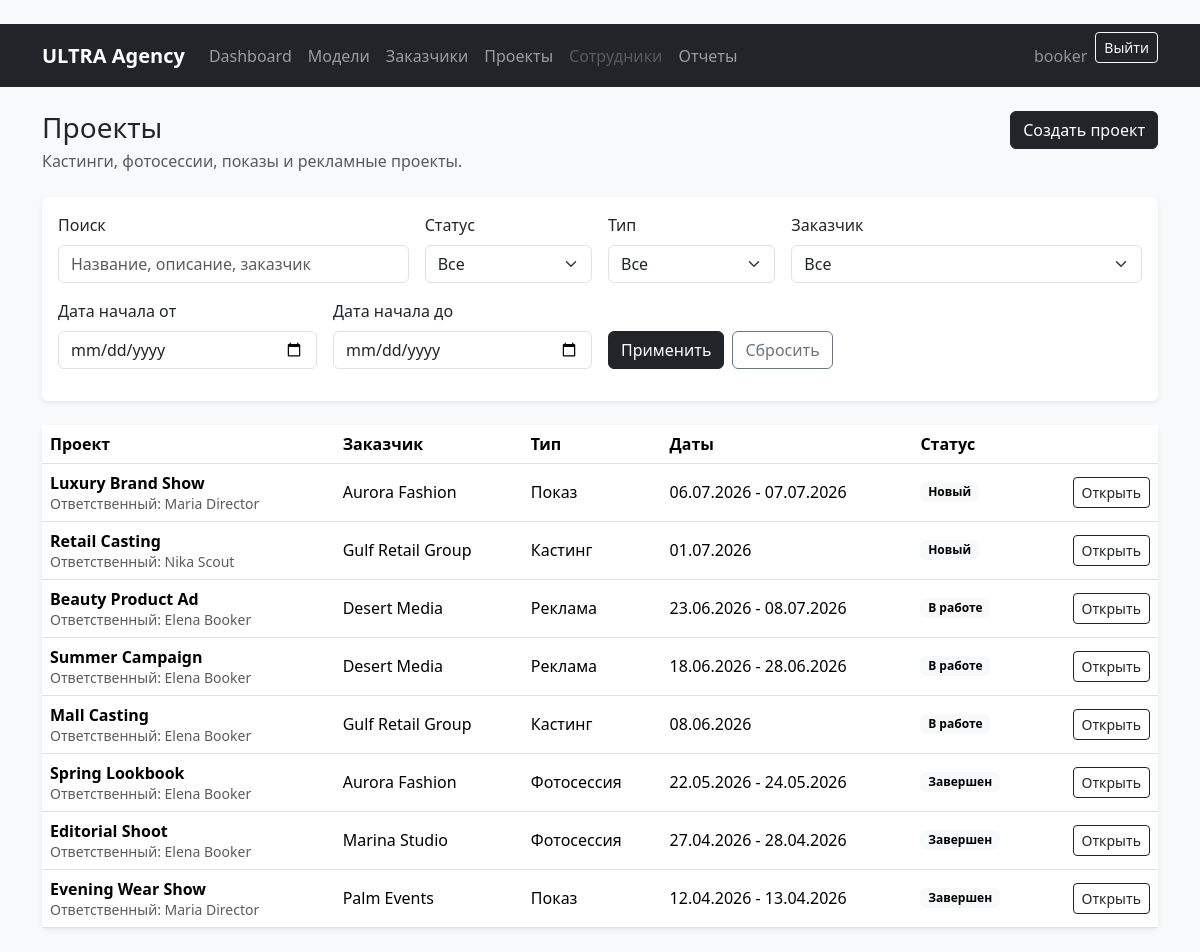
Screenshot of /projects/ (signed in) with the database file from the repository.
### projects/models.py (models this page shows, shortened)
class Project(db_models.Model):
    class ProjectType(db_models.TextChoices):
        CASTING = 'casting', 'Кастинг'
        PHOTOSESSION = 'photosession', 'Фотосессия'
        SHOW = 'show', 'Показ'
        ADVERTISING = 'advertising', 'Реклама'
    class Status(db_models.TextChoices):
        NEW = 'new', 'Новый'
        IN_PROGRESS = 'in_progress', 'В работе'
        COMPLETED = 'completed', 'Завершен'
        CANCELED = 'canceled', 'Отменен'
    title = db_models.CharField('Название', max_length=200)
    client = db_models.ForeignKey(
        Client,
        on_delete=db_models.PROTECT,
        related_name='projects',
        verbose_name='Заказчик',
    )
    project_type = db_models.CharField(
        'Тип проекта',
        max_length=20,
        choices=ProjectType.choices,
        default=ProjectType.CASTING,
    )
    description = db_models.TextField('Описание', blank=True)
    start_date = db_models.DateField('Дата начала')
    end_date = db_models.DateField('Дата окончания', null=True, blank=True)
    status = db_models.CharField(
        'Статус',
        max_length=20,
        choices=Status.choices,
        default=Status.NEW,
    )
    budget = db_models.DecimalField(
        'Бюджет / выручка',
        max_digits=12,
        decimal_places=2,
        default=0,
    )
    responsible_employee = db_models.ForeignKey(
        EmployeeProfile,
        on_delete=db_models.SET_NULL,
        null=True,
        blank=True,
        related_name='projects',
        verbose_name='Ответственный сотрудник',
    )
    models = db_models.ManyToManyField(
        ModelCard,
        through='Participation',
        related_name='projects',
        verbose_name='Модели',
        blank=True,
    )
    notes = db_models.TextField('Заметки', blank=True)
    created_at = db_models.DateTimeField('Дата создания', auto_now_add=True)
    updated_at = db_models.DateTimeField('Дата обновления', auto_now=True)
    class Meta:
        verbose_name = 'Проект'
        verbose_name_plural = 'Проекты'
        ordering = ['-start_date', 'title']

### employees/models.py (models this page shows)
class EmployeeProfile(models.Model):
    class Role(models.TextChoices):
        DIRECTOR = 'director', 'Директор агентства'
        BOOKER = 'booker', 'Букер'
        SCOUT = 'scout', 'Скаут'
        ADMIN = 'admin', 'Системный администратор'
    user = models.OneToOneField(
        settings.AUTH_USER_MODEL,
        on_delete=models.CASCADE,
        related_name='employee_profile',
        verbose_name='Пользователь',
    )
    role = models.CharField(
        'Роль',
        max_length=20,
        choices=Role.choices,
        default=Role.SCOUT,
    )
    phone = models.CharField('Телефон', max_length=30, blank=True)
    hire_date = models.DateField('Дата приема', null=True, blank=True)
    is_active = models.BooleanField('Активен', default=True)
    notes = models.TextField('Заметки', blank=True)
    class Meta:
        verbose_name = 'Профиль сотрудника'
        verbose_name_plural = 'Профили сотрудников'
        ordering = ['user__last_name', 'user__first_name', 'user__username']
    def __str__(self):
        full_name = self.user.get_full_name()
        return full_name or self.user.get_username()

### clients/models.py (models this page shows, shortened)
class Client(models.Model):
    name = models.CharField('Название / имя заказчика', max_length=150)
    contact_person = models.CharField('Контактное лицо', max_length=120, blank=True)
    phone = models.CharField('Телефон', max_length=30, blank=True)
    email = models.EmailField('Email', blank=True)
    city = models.CharField('Город', max_length=100, blank=True)
    notes = models.TextField('Заметки', blank=True)
    created_at = models.DateTimeField('Дата добавления', auto_now_add=True)
    updated_at = models.DateTimeField('Дата обновления', auto_now=True)
    class Meta:
        verbose_name = 'Заказчик'
        verbose_name_plural = 'Заказчики'
        ordering = ['name']

### projects/views.py (the view)
# urls.py: path('', ProjectListView.as_view(), name='project_list'),
class ProjectListView(RoleRequiredMixin, ListView):
    model = Project
    template_name = 'projects/project_list.html'
    context_object_name = 'projects'
    paginate_by = 12
    allowed_roles = PROJECT_VIEW_ROLES
    def get_queryset(self):
        queryset = Project.objects.select_related('client', 'responsible_employee')
        query = self.request.GET.get('q', '').strip()
        status = self.request.GET.get('status', '').strip()
        project_type = self.request.GET.get('project_type', '').strip()
        client = self.request.GET.get('client', '').strip()
        start_from = self.request.GET.get('start_from', '').strip()
        start_to = self.request.GET.get('start_to', '').strip()
        if query:
            queryset = queryset.filter(
                Q(title__icontains=query)
                | Q(description__icontains=query)
                | Q(client__name__icontains=query)
            )
        if status:
            queryset = queryset.filter(status=status)
        if project_type:
            queryset = queryset.filter(project_type=project_type)
        if client.isdigit():
            queryset = queryset.filter(client_id=int(client))
        if start_from:
            queryset = queryset.filter(start_date__gte=start_from)
        if start_to:
            queryset = queryset.filter(start_date__lte=start_to)
        return queryset
    def get_context_data(self, **kwargs):
        context = super().get_context_data(**kwargs)
        context['status_choices'] = Project.Status.choices
        context['type_choices'] = Project.ProjectType.choices
        context['clients'] = Client.objects.all()
        context['current_filters'] = self.request.GET.copy()
        context['can_manage_projects'] = user_has_any_role(self.request.user, PROJECT_CRUD_ROLES)
        return context

### core/mixins.py (called while the page is built)
    def test_func(self):
        return user_has_any_role(self.request.user, self.allowed_roles)

### core/permissions.py (called while the page is built)
def get_user_role(user):
    if not user.is_authenticated or not user.is_active:
        return None
    if user.is_superuser:
        return ROLE_ADMIN
    try:
        profile = user.employee_profile
    except EmployeeProfile.DoesNotExist:
        return None
    if not profile.is_active:
        return None
    return profile.role

def user_has_any_role(user, roles):
    role = get_user_role(user)
    return role in roles

### templates/projects/project_list.html (shortened to what this page needs)
{% extends 'base.html' %}
{% block content %}
<div class="d-flex flex-column flex-md-row justify-content-between gap-3 mb-4">
    <div>
        <h1 class="h3 mb-1">Проекты</h1>
        <p class="text-muted mb-0">Кастинги, фотосессии, показы и рекламные проекты.</p>
    </div>
    {% if can_manage_projects %}
        <div>
            <a class="btn btn-dark" href="{% url 'projects:project_create' %}">Создать проект</a>
        </div>
    {% endif %}
</div>
<div class="card border-0 shadow-sm mb-4">
    <div class="card-body">
        <form method="get" class="row g-3">
            <div class="col-md-4">
                <label class="form-label" for="q">Поиск</label>
                <input class="form-control" type="text" id="q" name="q" value="{{ request.GET.q }}" placeholder="Название, описание, заказчик">
            </div>
            <div class="col-md-2">
                <label class="form-label" for="status">Статус</label>
                <select class="form-select" id="status" name="status">
                    <option value="">Все</option>
                </select>
            </div>
            <div class="col-md-2">
                <label class="form-label" for="project_type">Тип</label>
                <select class="form-select" id="project_type" name="project_type">
                    <option value="">Все</option>
                </select>
            </div>
            <div class="col-md-4">
                <label class="form-label" for="client">Заказчик</label>
                <select class="form-select" id="client" name="client">
                    <option value="">Все</option>
                </select>
            </div>
            <div class="col-md-3">
                <label class="form-label" for="start_from">Дата начала от</label>
                <input class="form-control" type="date" id="start_from" name="start_from" value="{{ request.GET.start_from }}">
            </div>
            <div class="col-md-3">
                <label class="form-label" for="start_to">Дата начала до</label>
                <input class="form-control" type="date" id="start_to" name="start_to" value="{{ request.GET.start_to }}">
            </div>
            <div class="col-md-6 d-flex align-items-end gap-2">
                <button class="btn btn-dark" type="submit">Применить</button>
                <a class="btn btn-outline-secondary" href="{% url 'projects:project_list' %}">Сбросить</a>
            </div>
        </form>
    </div>
</div>
{% if projects %}
    <div class="card border-0 shadow-sm">
        <div class="table-responsive">
            <table class="table align-middle mb-0">
                <thead>
                <tr>
                    <th>Проект</th>
                    <th>Заказчик</th>
                    <th>Тип</th>
                    <th>Даты</th>
                    <th>Статус</th>
                    <th></th>
                </tr>
                </thead>
                <tbody>
                {% for project in projects %}
                    <tr>
                        <td>
                            <strong>{{ project.title }}</strong>
                            <div class="small text-muted">Ответственный: {{ project.responsible_employee|default:'Не назначен' }}</div>
                        </td>
                        <td>{{ project.client.name }}</td>
                        <td>{{ project.get_project_type_display }}</td>
                        <td>{{ project.start_date|date:'d.m.Y' }}{% if project.end_date %} - {{ project.end_date|date:'d.m.Y' }}{% endif %}</td>
                        <td><span class="badge text-bg-light">{{ project.get_status_display }}</span></td>
                        <td class="text-end">
                            <a class="btn btn-outline-dark btn-sm" href="{% url 'projects:project_detail' project.pk %}">Открыть</a>
                        </td>
                    </tr>
                {% endfor %}
                </tbody>
            </table>
        </div>
    </div>
{% endif %}
{% endblock %}

### templates/base.html (shortened to what this page needs)
﻿{% load static %}
<!doctype html>
<html lang="ru">
<head>
    <link href="https://cdn.jsdelivr.net/npm/bootstrap@5.3.3/dist/css/bootstrap.min.css" rel="stylesheet">
</head>
<body class="bg-light">
<nav class="navbar navbar-expand-lg navbar-dark bg-dark">
    <div class="container">
        <a class="navbar-brand fw-semibold" href="{% url 'dashboard' %}">ULTRA Agency</a>
        <div class="collapse navbar-collapse" id="mainNavbar">
            <ul class="navbar-nav me-auto mb-2 mb-lg-0">
                <li class="nav-item">
                    <a class="nav-link" href="{% url 'dashboard' %}">Dashboard</a>
                </li>
                <li class="nav-item">
                    <a class="nav-link" href="{% url 'models_app:model_list' %}">Модели</a>
                </li>
                <li class="nav-item">
                    <a class="nav-link" href="{% url 'clients:client_list' %}">Заказчики</a>
                </li>
                <li class="nav-item">
                    <a class="nav-link" href="{% url 'projects:project_list' %}">Проекты</a>
                </li>
                <li class="nav-item">
                    {% if user.is_superuser or user.employee_profile.role == 'director' or user.employee_profile.role == 'admin' %}
                        <a class="nav-link" href="{% url 'employees:employee_list' %}">Сотрудники</a>
                    {% else %}
                        <a class="nav-link disabled" href="#">Сотрудники</a>
                    {% endif %}
                </li>
                <li class="nav-item">
                    <a class="nav-link" href="{% url 'reports:reports' %}">Отчеты</a>
                </li>
            </ul>
            <div class="d-flex align-items-center gap-2">
                {% if user.is_authenticated %}
                    <span class="navbar-text text-white-50">{{ user.get_username }}</span>
                    <form method="post" action="{% url 'logout' %}">
                        <button class="btn btn-outline-light btn-sm" type="submit">Выйти</button>
                    </form>
                {% else %}
                    <a class="btn btn-outline-light btn-sm" href="{% url 'login' %}">Войти</a>
                {% endif %}
            </div>
        </div>
    </div>
</nav>
<main class="container py-4">
    {% block content %}{% endblock %}
</main>
</body>
</html>

### rows the page displays
Project: title "Luxury Brand Show", responsible_employee "Maria Director", client.name "Aurora Fashion", project_type "Показ", start_date "06.07.2026", end_date "07.07.2026", status "Новый"
Project: title "Retail Casting", responsible_employee "Nika Scout", client.name "Gulf Retail Group", project_type "Кастинг", start_date "01.07.2026", status "Новый"
Project: title "Beauty Product Ad", responsible_employee "Elena Booker", client.name "Desert Media", project_type "Реклама", start_date "23.06.2026", end_date "08.07.2026", status "В работе"
Project: title "Summer Campaign", responsible_employee "Elena Booker", client.name "Desert Media", project_type "Реклама", start_date "18.06.2026", end_date "28.06.2026", status "В работе"
Project: title "Mall Casting", responsible_employee "Elena Booker", client.name "Gulf Retail Group", project_type "Кастинг", start_date "08.06.2026", status "В работе"
Project: title "Spring Lookbook", responsible_employee "Elena Booker", client.name "Aurora Fashion", project_type "Фотосессия", start_date "22.05.2026", end_date "24.05.2026", status "Завершен"
Project: title "Editorial Shoot", responsible_employee "Elena Booker", client.name "Marina Studio", project_type "Фотосессия", start_date "27.04.2026", end_date "28.04.2026", status "Завершен"
Project: title "Evening Wear Show", responsible_employee "Maria Director", client.name "Palm Events", project_type "Показ", start_date "12.04.2026", end_date "13.04.2026", status "Завершен"

### other values shown
{{ user.get_username }} "booker"
